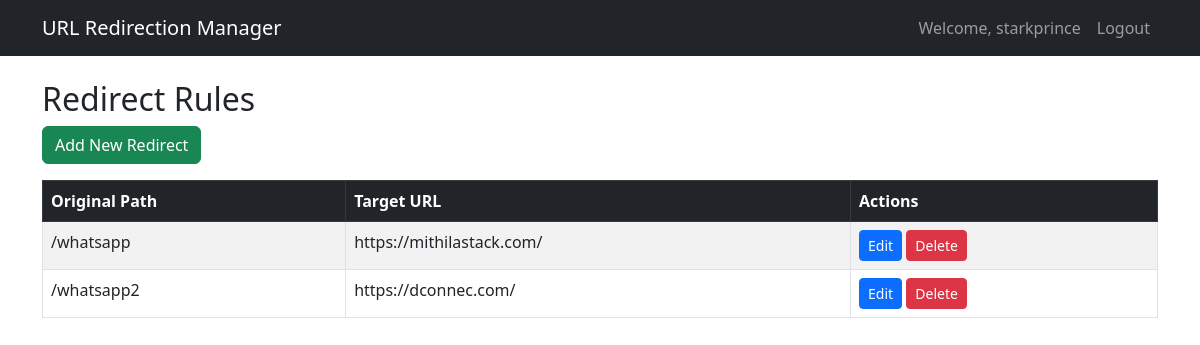
The page /admin (signed in) on the database its author committed.
### app.py (models this page shows)
class Redirect(db.Model):
    id = db.Column(db.Integer, primary_key=True)
    original_path = db.Column(db.String(200), unique=True, nullable=False)
    target_url = db.Column(db.String(500), nullable=False)
    created_at = db.Column(db.DateTime, default=datetime.datetime.utcnow)
    updated_at = db.Column(db.DateTime, default=datetime.datetime.utcnow, onupdate=datetime.datetime.utcnow)

### app.py (the view)
@app.route('/admin')
@login_required
def admin_dashboard():
    redirects = Redirect.query.order_by(Redirect.original_path).all()
    return render_template('admin_dashboard.html', redirects=redirects)

### app.py (called while the page is built)
def login_required(f):
    @wraps(f)
    def decorated_function(*args, **kwargs):
        if 'user_id' not in session:
            flash('Please log in first.', 'danger')
            return redirect(url_for('login'))
        return f(*args, **kwargs)
    return decorated_function

### templates/admin_dashboard.html (shortened to what this page needs)
{% extends 'base.html' %}
{% block content %}
<h2>Redirect Rules</h2>
<a href="{{ url_for('add_redirect') }}" class="btn btn-success mb-3">Add New Redirect</a>
{% if redirects %}
<div class="table-responsive">
    <table class="table table-striped table-bordered">
        <thead class="table-dark">
            <tr>
                <th>Original Path</th>
                <th>Target URL</th>
                <th>Actions</th>
            </tr>
        </thead>
        <tbody>
            {% for redirect in redirects %}
            <tr>
                <td>{{ redirect.original_path }}</td>
                <td>{{ redirect.target_url }}</td>
                <td>
                    <a href="{{ url_for('edit_redirect', id=redirect.id) }}" class="btn btn-sm btn-primary">Edit</a>
                    <button type="button" class="btn btn-sm btn-danger" data-bs-toggle="modal" data-bs-target="#deleteModal{{ redirect.id }}">
                        Delete
                    </button>
                </td>
            </tr>
            {% endfor %}
        </tbody>
    </table>
</div>
{% else %}
<div class="alert alert-info">
    No redirect rules have been created yet.
</div>
{% endif %}
{% endblock %}

### rows shown on the page
Redirect: original_path "/whatsapp", target_url "https://mithilastack.com/"
Redirect: original_path "/whatsapp2", target_url "https://dconnec.com/"

### other values the page prints
{{ session.get('username') }} "starkprince"
